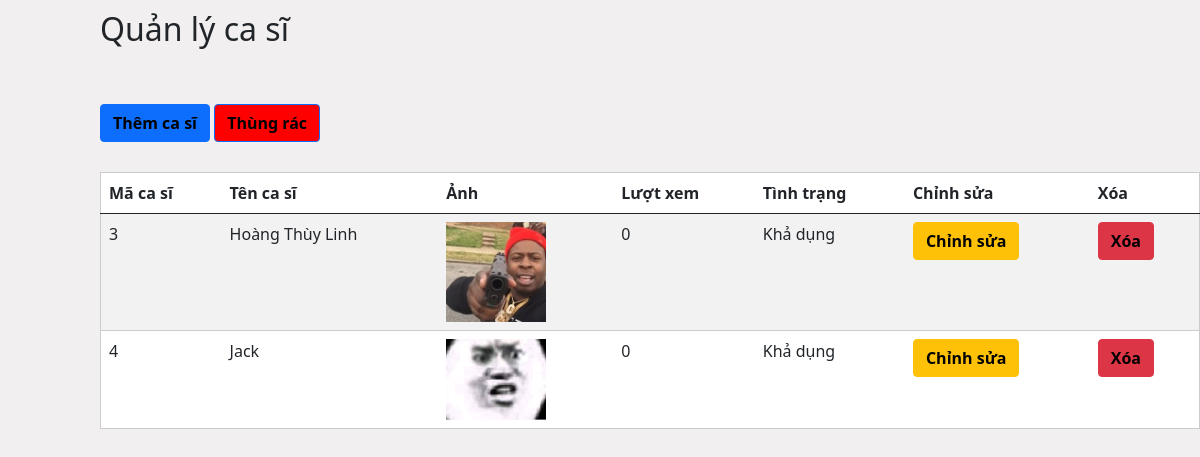
/Admin/ArtistsManagement.php, run on an earlier commit of the app's database.
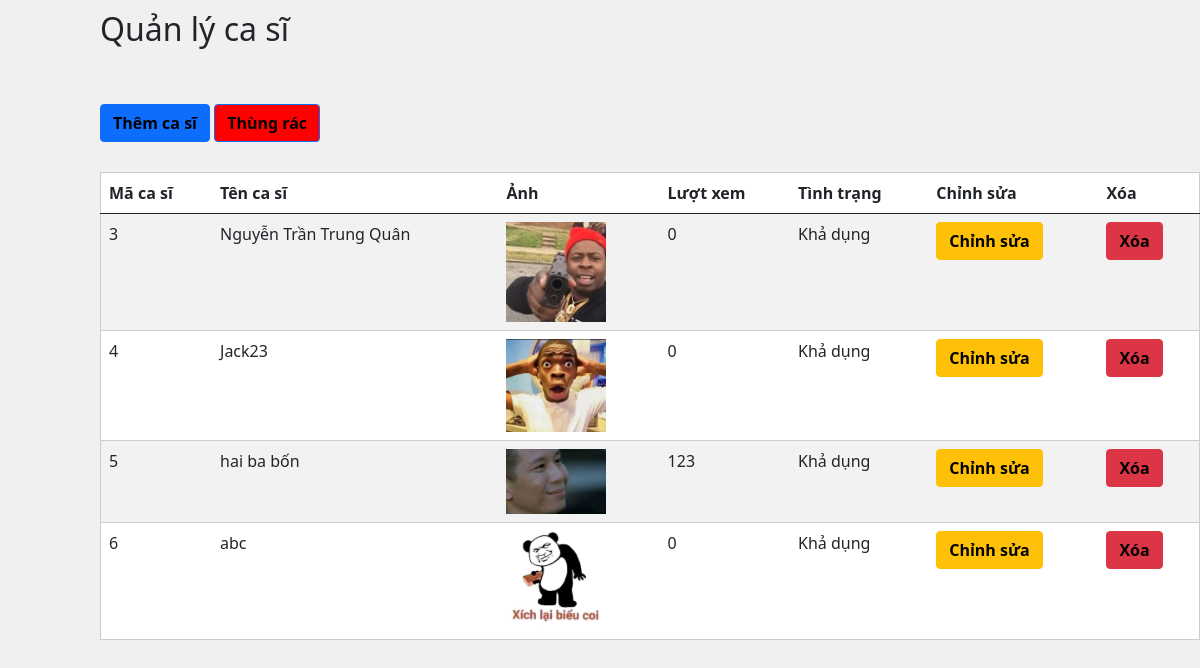
And on a later commit of the database.
### tables this page shows
CREATE TABLE `artists` (
  `aid` int(11) NOT NULL,
  `aname` varchar(255) NOT NULL,
  `aimage` varchar(255) NOT NULL,
  `aview` int(11) NOT NULL,
  `astatus` int(11) NOT NULL DEFAULT 1
);

### Admin/ArtistsManagement.php (the view, shortened to what this page needs)
<?php
include("connect.php");
$query = "SELECT *
FROM artists
WHERE artists.astatus = 1;";
$result = $conn->query($query);
?>
<!DOCTYPE html>
<html lang="en">
<head>
    <link href="https://cdn.jsdelivr.net/npm/bootstrap@5.0.2/dist/css/bootstrap.min.css" rel="stylesheet"
>
    <link rel="stylesheet" href="./css/Management.css">
</head>
<body style="margin-left:100px;background-color: #f1efef">
    <h2 style="margin-top:10px">Quản lý ca sĩ</h2>
    <font color=red><?php echo $_SESSION["artist_edit_error"]; ?></font><br>
    <font color=red><?php echo $_SESSION["artist_add_error"]; ?></font><br>
    <button type="button" class="btn btn-primary"><a class="button-Add" href="admin.php?manage=Artist_add">Thêm ca sĩ</a></button>
    <button type="button" style="background-color: red;" class="btn btn-primary"><a class="button-Add" href="admin.php?manage=Artist_trashcan">Thùng rác</a></button>
    <table class="table table-striped" style="background-color:white;border:1px solid #ccc;margin-top:30px;padding:20px">
        <thead>
            <tr>
                <th scope="col">Mã ca sĩ</th>
                <th scope="col">Tên ca sĩ</th>
                <th scope="col">Ảnh</th>
                <th scope="col">Lượt xem</th>
                <th scope="col">Tình trạng</th>
                <th scope="col">Chỉnh sửa</th>
                <th scope="col">Xóa</th>
            </tr>
        </thead>
        <tbody>
        <?php
        while ($row = $result->fetch_assoc()) {
            echo "<tr>";
            echo "<td>{$row['aid']}</td>";
            echo "<td>{$row['aname']}</td>";
            echo '  <td>
                        <img src="../artists/' . $row['aimage'] .'" alt="Artist Image" style="width: 100px; height: auto;">
                    </td>';
            echo "<td>{$row['aview']}</td>";
            echo "<td>Khả dụng</td>";
            echo "<td><button type='button' class='btn btn-warning'><a class='button-edit' href='admin.php?manage=Artist_edit&aid={$row['aid']}'>Chỉnh sửa</a></button></td>";
            echo '<td><button type="button" class="btn btn-danger"><a class="button-delete" onclick="return confirm(\'Bạn có chắc muốn xóa ca sĩ: '. $row["aname"] .' không?\')" href="./actions/Artist_delete.php?aid=' . $row["aid"] . '">Xóa</a></button></td>';
            echo "</tr>";
        }
        ?>
        </tbody>
    </table>
</body>
</html>

### Admin/css/Management.css (style rules this page uses)
a { text-decoration: none; }
.button-edit,.button-delete,.button-Add { color:black; font-weight: bold; }

What changed in the data, as far as the page shows it:
changed artists id 3: aname "Hoàng Thùy Linh" → "Nguyễn Trần Trung Quân"
changed artists id 4: aname "Jack" → "Jack23"; aimage: a different picture
added artists: aid "5", aname "hai ba bốn", aimage (picture), aview "123"
added artists: aid "6", aname "abc", aimage (picture), aview "0"
